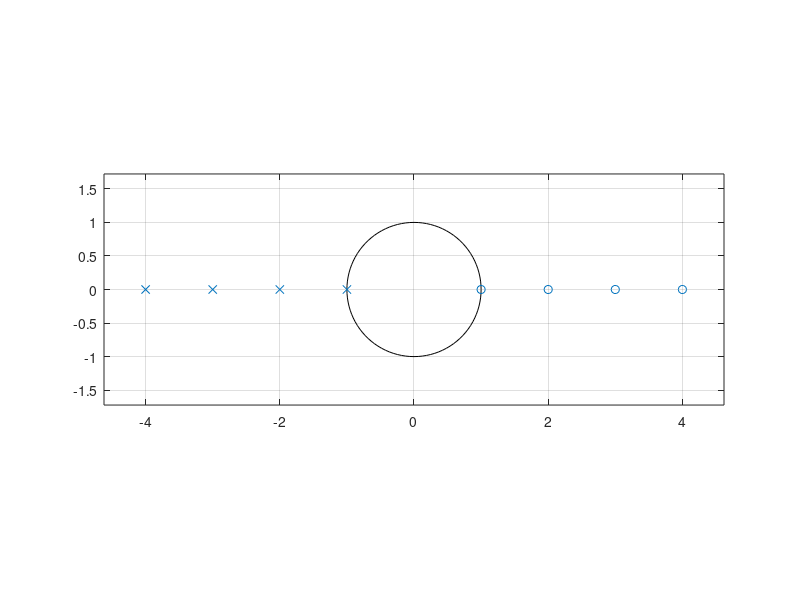

This figure's MATLAB source:
clc ; close all ; clear all;
z=[1,2,3,4];
p=[-1,-2,-3,-4];
k=1;

[nr,dr]=zp2tf(z',p,k)
sys=tf(nr,dr,1,'variable','z^-1')
%**********************************************
[z1,p1,k1]=tf2zp(nr,dr)
%**********************************************
zplane(z',p');
%**********************************************
[SOS,G] = zp2sos(z',p,k)

